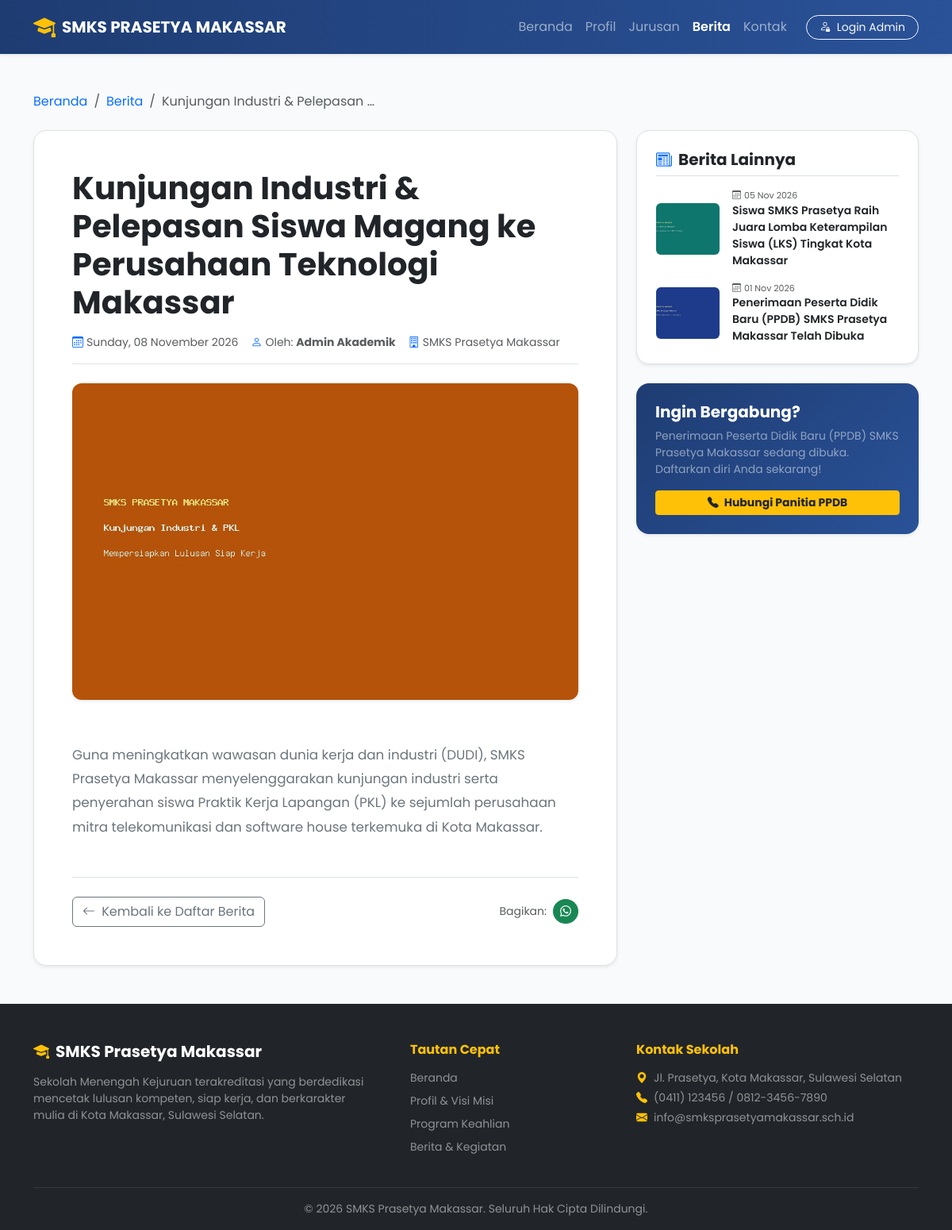
Page /detail-berita.php?id=3 on the committed database.
### tables this page shows
CREATE TABLE `berita` (
  `id` INT AUTO_INCREMENT PRIMARY KEY,
  `judul` VARCHAR(255) NOT NULL,
  `isi` TEXT NOT NULL,
  `gambar` VARCHAR(255) NOT NULL,
  `penulis` VARCHAR(100) DEFAULT 'Admin',
  `tanggal` DATETIME DEFAULT CURRENT_TIMESTAMP
);

### detail-berita.php (the view, shortened to what this page needs)
<?php
require_once __DIR__ . '/config/koneksi.php';
$id = isset($_GET['id']) ? intval($_GET['id']) : 0;
$query = mysqli_query($conn, "SELECT * FROM berita WHERE id = '$id' LIMIT 1");
$berita = mysqli_fetch_assoc($query);
$q_lainnya = mysqli_query($conn, "SELECT * FROM berita WHERE id != '$id' ORDER BY tanggal DESC LIMIT 4");
?>
<!DOCTYPE html>
<html lang="id">
<head>
    <link href="https://cdn.jsdelivr.net/npm/bootstrap@5.3.0/dist/css/bootstrap.min.css" rel="stylesheet">
    <link rel="stylesheet" href="https://cdn.jsdelivr.net/npm/bootstrap-icons@1.11.1/font/bootstrap-icons.css">
</head>
<body>
    <nav class="navbar navbar-expand-lg navbar-dark bg-primary sticky-top shadow-sm" style="background: linear-gradient(90deg, #1e3c72 0%, #2a5298 100%) !important;">
        <div class="container">
            <a class="navbar-brand d-flex align-items-center" href="index.php">
                <i class="bi bi-mortarboard-fill text-warning me-2 fs-3"></i>
                <span>SMKS PRASETYA MAKASSAR</span>
            </a>
            <div class="collapse navbar-collapse justify-content-end" id="navbarMain">
                <ul class="navbar-nav me-3">
                    <li class="nav-item"><a class="nav-link" href="index.php">Beranda</a></li>
                    <li class="nav-item"><a class="nav-link" href="index.php#profil">Profil</a></li>
                    <li class="nav-item"><a class="nav-link" href="index.php#jurusan">Jurusan</a></li>
                    <li class="nav-item"><a class="nav-link active fw-semibold" href="index.php#berita">Berita</a></li>
                    <li class="nav-item"><a class="nav-link" href="index.php#kontak">Kontak</a></li>
                </ul>
                <a href="login.php" class="btn btn-outline-light btn-sm px-3 rounded-pill">
                    <i class="bi bi-person-lock me-1"></i> Login Admin
                </a>
            </div>
        </div>
    </nav>
    <div class="container my-5">
        <nav aria-label="breadcrumb" class="mb-4">
            <ol class="breadcrumb">
                <li class="breadcrumb-item"><a href="index.php" class="text-decoration-none">Beranda</a></li>
                <li class="breadcrumb-item"><a href="index.php#berita" class="text-decoration-none">Berita</a></li>
                <li class="breadcrumb-item active text-truncate" style="max-width: 300px;" aria-current="page"><?= htmlspecialchars($berita['judul']); ?></li>
            </ol>
        </nav>
        <div class="row g-4">
            <div class="col-lg-8">
                <div class="bg-white p-4 p-md-5 rounded-4 shadow-sm border">
                    <h1 class="fw-bold text-dark mb-3"><?= htmlspecialchars($berita['judul']); ?></h1>
                    <div class="d-flex align-items-center gap-3 text-muted small mb-4 pb-3 border-bottom flex-wrap">
                        <span><i class="bi bi-calendar3 text-primary me-1"></i><?= date('l, d F Y', strtotime($berita['tanggal'])); ?></span>
                        <span><i class="bi bi-person text-primary me-1"></i>Oleh: <strong><?= htmlspecialchars($berita['penulis']); ?></strong></span>
                        <span><i class="bi bi-building text-primary me-1"></i>SMKS Prasetya Makassar</span>
                    </div>
                    <div class="mb-4">
                        <img src="assets/uploads/<?= htmlspecialchars($berita['gambar']); ?>" alt="<?= htmlspecialchars($berita['judul']); ?>" class="hero-article-img shadow-sm" onerror="this.src='https://placehold.co/800x450?text=Gambar+Berita'">
                    </div>
                    <article class="article-content text-secondary">
                        <?= nl2br(htmlspecialchars($berita['isi'])); ?>
                    </article>
                    <div class="mt-5 pt-4 border-top d-flex justify-content-between align-items-center flex-wrap gap-2">
                        <a href="index.php#berita" class="btn btn-outline-secondary">
                            <i class="bi bi-arrow-left me-1"></i> Kembali ke Daftar Berita
                        </a>
                        <div class="d-flex align-items-center gap-2">
                            <span class="small text-muted">Bagikan:</span>
                            <a href="https://api.whatsapp.com/send?text=<?= urlencode($berita['judul'] . ' - ' . 'http://' . $_SERVER['HTTP_HOST'] . $_SERVER['REQUEST_URI']); ?>" target="_blank" class="btn btn-sm btn-success rounded-circle" title="Share ke WhatsApp">
                                <i class="bi bi-whatsapp"></i>
                            </a>
                        </div>
                    </div>
                </div>
            </div>
            <div class="col-lg-4">
                <div class="sidebar-card bg-white p-4 rounded-4 shadow-sm border mb-4">
                    <h5 class="fw-bold mb-3 border-bottom pb-2 text-dark">
                        <i class="bi bi-newspaper text-primary me-2"></i>Berita Lainnya
                    </h5>
                    <?php if (mysqli_num_rows($q_lainnya) > 0) : ?>
                        <div class="d-flex flex-column gap-3">
                            <?php while ($bl = mysqli_fetch_assoc($q_lainnya)) : ?>
                                <div class="d-flex gap-3 align-items-center">
                                    <img src="assets/uploads/<?= htmlspecialchars($bl['gambar']); ?>" alt="thumbnail" class="rounded object-fit-cover flex-shrink-0" width="80" height="65" onerror="this.src='https://placehold.co/100x80?text=News'">
                                    <div>
                                        <small class="text-muted d-block" style="font-size: 11px;">
                                            <i class="bi bi-calendar3 me-1"></i><?= date('d M Y', strtotime($bl['tanggal'])); ?>
                                        </small>
                                        <a href="detail-berita.php?id=<?= $bl['id']; ?>" class="fw-semibold text-dark text-decoration-none small d-block line-clamp-2">
                                            <?= htmlspecialchars($bl['judul']); ?>
                                        </a>
                                    </div>
                                </div>
                            <?php endwhile; ?>
                        </div>
                    <?php else : ?>
                        <p class="text-muted small mb-0">Belum ada berita lainnya.</p>
                    <?php endif; ?>
                </div>
                <div class="sidebar-card bg-primary text-white p-4 rounded-4 shadow-sm" style="background: linear-gradient(135deg, #1e3c72 0%, #2a5298 100%) !important;">
                    <h5 class="fw-bold mb-2">Ingin Bergabung?</h5>
                    <p class="small text-white-50 mb-3">Penerimaan Peserta Didik Baru (PPDB) SMKS Prasetya Makassar sedang dibuka. Daftarkan diri Anda sekarang!</p>
                    <a href="index.php#kontak" class="btn btn-warning btn-sm w-100 fw-bold text-dark">
                        <i class="bi bi-telephone-fill me-1"></i> Hubungi Panitia PPDB
                    </a>
                </div>
            </div>
        </div>
    </div>
    <footer class="bg-dark text-white pt-5 pb-3">
        <div class="container">
            <div class="row g-4 mb-4">
                <div class="col-md-6 col-lg-5">
                    <h5 class="fw-bold mb-3 d-flex align-items-center">
                        <i class="bi bi-mortarboard-fill text-warning me-2"></i> SMKS Prasetya Makassar
                    </h5>
                    <p class="text-white-50 small pe-lg-4">
                        Sekolah Menengah Kejuruan terakreditasi yang berdedikasi mencetak lulusan kompeten, siap kerja, dan berkarakter mulia di Kota Makassar, Sulawesi Selatan.
                    </p>
                </div>
                <div class="col-md-6 col-lg-3">
                    <h6 class="fw-bold text-warning mb-3">Tautan Cepat</h6>
                    <ul class="list-unstyled small text-white-50">
                        <li class="mb-2"><a href="index.php" class="text-white-50 text-decoration-none">Beranda</a></li>
                        <li class="mb-2"><a href="index.php#profil" class="text-white-50 text-decoration-none">Profil & Visi Misi</a></li>
                        <li class="mb-2"><a href="index.php#jurusan" class="text-white-50 text-decoration-none">Program Keahlian</a></li>
                        <li class="mb-2"><a href="index.php#berita" class="text-white-50 text-decoration-none">Berita & Kegiatan</a></li>
                    </ul>
                </div>
                <div class="col-md-6 col-lg-4">
                    <h6 class="fw-bold text-warning mb-3">Kontak Sekolah</h6>
                    <p class="small text-white-50 mb-1"><i class="bi bi-geo-alt-fill text-warning me-2"></i>Jl. Prasetya, Kota Makassar, Sulawesi Selatan</p>
                    <p class="small text-white-50 mb-1"><i class="bi bi-telephone-fill text-warning me-2"></i>(0411) 123456 / 0812-3456-7890</p>
                    <p class="small text-white-50 mb-1"><i class="bi bi-envelope-fill text-warning me-2"></i>info@smksprasetyamakassar.sch.id</p>
                </div>
            </div>
            <hr class="border-secondary">
            <div class="text-center text-white-50 small">
                &copy; 2026 SMKS Prasetya Makassar. Seluruh Hak Cipta Dilindungi.
            </div>
        </div>
    </footer>
</body>
</html>

### detail-berita.php (style rules this page uses)
body { font-family: 'Poppins', sans-serif; background-color: #f8fafc; color: #334155; }
.navbar-brand span { font-size: 1.25rem; font-weight: 700; }
.article-content { line-height: 1.8; font-size: 1.05rem; white-space: pre-line; }
.hero-article-img { max-height: 450px; width: 100%; object-fit: cover; border-radius: 12px; }
.sidebar-card { border: none; border-radius: 12px; box-shadow: 0 4px 12px rgba(0,0,0,0.03); }

### rows in the picture
berita: judul "Kunjungan Industri & Pelepasan…", judul "Kunjungan Industri & Pelepasan Siswa Magang ke Perusahaan Teknologi Makassar", tanggal "Sunday, 08 November 2026", penulis "Admin Akademik", gambar (picture), isi "Guna meningkatkan wawasan dunia kerja dan industri (DUDI), SMKS Prasetya Makassar menyelenggarakan kunjungan industri serta penyerahan siswa Praktik Kerja Lapangan (PKL) ke sejumlah perusahaan mitra telekomunikasi dan software house terkemuka di Kota Makassar."
berita: gambar (picture), tanggal "05 Nov 2026", judul "Siswa SMKS Prasetya Raih Juara Lomba Keterampilan Siswa (LKS) Tingkat Kota Makassar"
berita: gambar (picture), tanggal "01 Nov 2026", judul "Penerimaan Peserta Didik Baru (PPDB) SMKS Prasetya Makassar Telah Dibuka"
